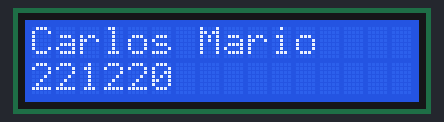
The program below on a simulated Raspberry Pi (BCM pin numbers). Shown: 16×2 character LCD. At 27.6 s the program stops and its outputs stay as they are.

Above: at 3.3 s.
At 5.4 s:
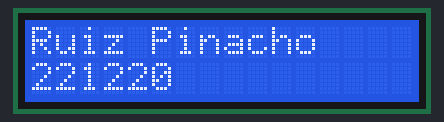
At 7.4 s:
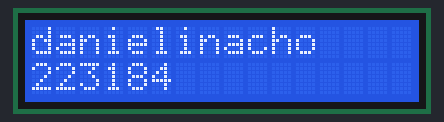
At 13.5 s:
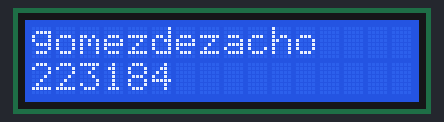
At 19.6 s:
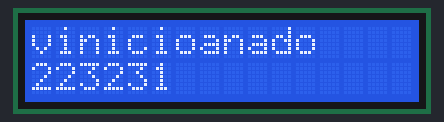
At 25.7 s:
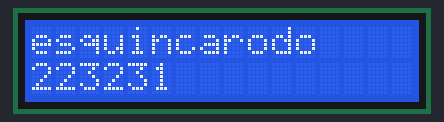

Measured:
- what the display in image 0 shows lasts 2.0 s, from 3.3 s to 5.3 s
- what the display in image 3 shows lasts 2.1 s, from 13.4 s to 15.5 s

The program:

221220LCD.py
```python
from time import sleep
import I2C_LCD_driver


name = {
    "221220": ["Carlos Mario","Ruiz Pinacho"],
    "223184":["daniel","jesus","hernadez","gomez"],
    "223249":["ary coranado","avedaño"],
    "223231":["vinicio","alejeandro","portela","esquinca"]
    }

sleep(3)


milcd = I2C_LCD_driver.lcd()

#intregrantes
for matri in name:
    milcd.lcd_display_string(matri,2)
    for i in name[matri]:
        milcd.lcd_display_string(i,1)
        sleep(2)
```
